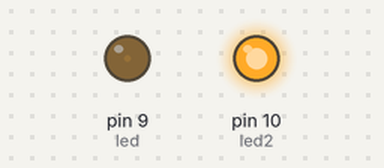
Bench run of a sketch on a simulated Arduino Uno, built with avr-gcc and run on an emulated ATmega328P. On the bench: output pins drawn as LEDs (lit = HIGH).

Above: at 0.05 s.
At 0.6 s:
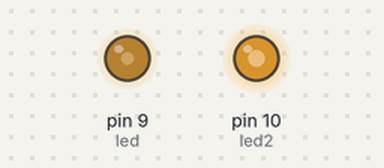
At 1.4 s:
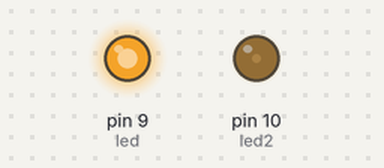
At 2.8 s:
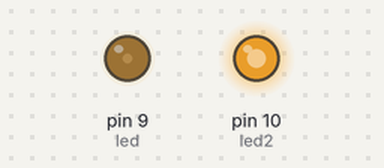
Timing chart, 0 to 7.0 s (numbered marks = the images above):
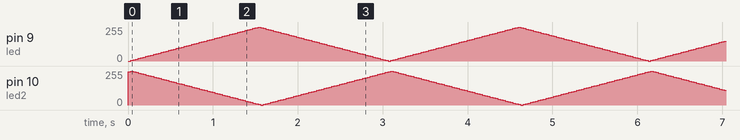

The sketch:

fade.ino
```cpp
//fade

int led = 9;
int led2 = 10;
int brightness = 0;
int brightness2 = 250;
int fadeAmount = 5;
int fadeAmount2 = 5;

void setup() {
  Serial.begin(9600);
  pinMode(led, OUTPUT);
  pinMode(led2, OUTPUT);
}


void loop() {
  analogWrite(led, brightness);
  brightness = brightness + fadeAmount;
  if (brightness <= 0 || brightness >= 255) {
    fadeAmount = -fadeAmount;
  }

  analogWrite(led2, brightness2);
  brightness2 = brightness2 + fadeAmount2;
  if (brightness2 <= 0 || brightness2 >= 255) {
    fadeAmount2 = -fadeAmount2;
  }

  delay(30);
}
```
